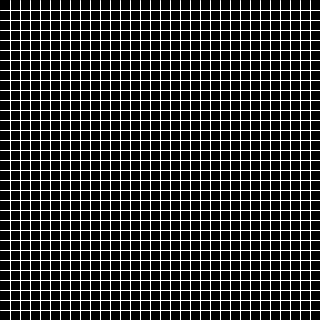
Frame 1 (no input)
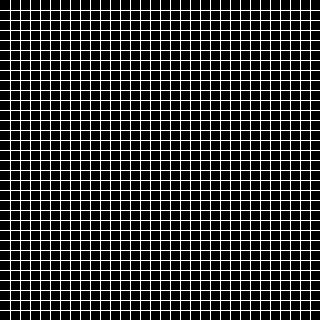
Frame 60 (the mouse pressed at the canvas centre just before this capture)
Frame 120 (the mouse held since frame 60 and released just before this capture): identical to frame 60, image omitted

The Processing sketch that drew these frames (run headless with seeded random() and noise(); from frame 60 on, the mouse is pressed at the canvas centre):

// Processing sketch: sketch__dist_function
// ── sketch__dist_function.pde

void setup() {
    size(320,320);
    background(0);
}


void drawGrid(int n) {
  
  stroke(255);
  strokeWeight(1);
  
  for (int i=n; i<height; i=i+n) {
    line(0, i, width, i);  
  }
  
  for (int i=n; i<width; i=i+n) {
    line(i, 0, i, height);  
  }
}

void draw() {
  
  
  drawGrid(10);
  
  
}

void mousePressed() {
  
  println("Mouse was pressed at " 
  + "x: " + mouseX + "px y: " + mouseY + "px");
  
  println(
  "Using width/2 and height/2 we know that it's this far from the centre: " + 
  dist(mouseX,mouseY,width/2,height/2));
  
}
